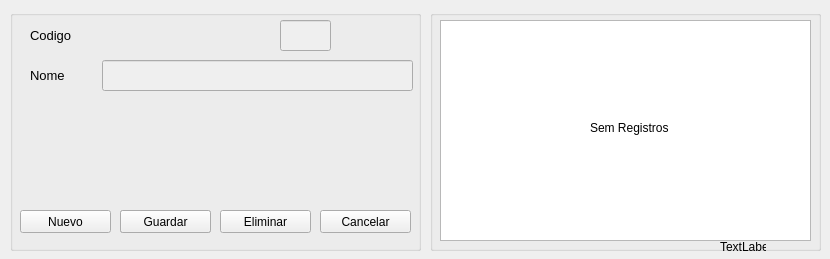
<?xml version="1.0" encoding="UTF-8"?>
<ui version="4.0">
 <class>frmbanco</class>
 <widget class="QWidget" name="frmbanco">
  <property name="geometry">
   <rect>
    <x>0</x>
    <y>0</y>
    <width>830</width>
    <height>259</height>
   </rect>
  </property>
  <property name="windowTitle">
   <string>Registro de Bancos</string>
  </property>
  <widget class="QGroupBox" name="groupBox">
   <property name="geometry">
    <rect>
     <x>10</x>
     <y>10</y>
     <width>411</width>
     <height>241</height>
    </rect>
   </property>
   <property name="title">
    <string/>
   </property>
   <widget class="QPushButton" name="btnnovo">
    <property name="geometry">
     <rect>
      <x>10</x>
      <y>200</y>
      <width>91</width>
      <height>23</height>
     </rect>
    </property>
    <property name="text">
     <string>Nuevo</string>
    </property>
   </widget>
   <widget class="QPushButton" name="btnguardar">
    <property name="geometry">
     <rect>
      <x>110</x>
      <y>200</y>
      <width>91</width>
      <height>23</height>
     </rect>
    </property>
    <property name="text">
     <string>Guardar</string>
    </property>
   </widget>
   <widget class="QPushButton" name="btneliminar">
    <property name="geometry">
     <rect>
      <x>210</x>
      <y>200</y>
      <width>91</width>
      <height>23</height>
     </rect>
    </property>
    <property name="text">
     <string>Eliminar</string>
    </property>
   </widget>
   <widget class="QPushButton" name="btneditar">
    <property name="geometry">
     <rect>
      <x>110</x>
      <y>200</y>
      <width>91</width>
      <height>23</height>
     </rect>
    </property>
    <property name="text">
     <string>Editar</string>
    </property>
   </widget>
   <widget class="QLineEdit" name="txtcod">
    <property name="enabled">
     <bool>false</bool>
    </property>
    <property name="geometry">
     <rect>
      <x>270</x>
      <y>10</y>
      <width>51</width>
      <height>31</height>
     </rect>
    </property>
    <property name="font">
     <font>
      <pointsize>10</pointsize>
     </font>
    </property>
   </widget>
   <widget class="QLineEdit" name="txtnombanco">
    <property name="enabled">
     <bool>false</bool>
    </property>
    <property name="geometry">
     <rect>
      <x>92</x>
      <y>50</y>
      <width>311</width>
      <height>31</height>
     </rect>
    </property>
    <property name="font">
     <font>
      <pointsize>10</pointsize>
     </font>
    </property>
    <property name="maxLength">
     <number>20</number>
    </property>
   </widget>
   <widget class="QLabel" name="label">
    <property name="geometry">
     <rect>
      <x>20</x>
      <y>10</y>
      <width>81</width>
      <height>31</height>
     </rect>
    </property>
    <property name="font">
     <font>
      <pointsize>10</pointsize>
     </font>
    </property>
    <property name="text">
     <string>Codigo</string>
    </property>
   </widget>
   <widget class="QLabel" name="label_2">
    <property name="geometry">
     <rect>
      <x>20</x>
      <y>50</y>
      <width>46</width>
      <height>31</height>
     </rect>
    </property>
    <property name="font">
     <font>
      <pointsize>10</pointsize>
     </font>
    </property>
    <property name="text">
     <string>Nome</string>
    </property>
   </widget>
   <widget class="QPushButton" name="btncancelar">
    <property name="geometry">
     <rect>
      <x>310</x>
      <y>200</y>
      <width>91</width>
      <height>23</height>
     </rect>
    </property>
    <property name="text">
     <string>Cancelar</string>
    </property>
   </widget>
   <zorder>btnnovo</zorder>
   <zorder>btneliminar</zorder>
   <zorder>btneditar</zorder>
   <zorder>txtcod</zorder>
   <zorder>txtnombanco</zorder>
   <zorder>label</zorder>
   <zorder>label_2</zorder>
   <zorder>btncancelar</zorder>
   <zorder>btnguardar</zorder>
  </widget>
  <widget class="QGroupBox" name="groupBox_2">
   <property name="geometry">
    <rect>
     <x>430</x>
     <y>10</y>
     <width>391</width>
     <height>241</height>
    </rect>
   </property>
   <property name="title">
    <string/>
   </property>
   <widget class="QTableWidget" name="tabla">
    <property name="geometry">
     <rect>
      <x>10</x>
      <y>10</y>
      <width>371</width>
      <height>221</height>
     </rect>
    </property>
    <property name="editTriggers">
     <set>QAbstractItemView::NoEditTriggers</set>
    </property>
    <property name="selectionBehavior">
     <enum>QAbstractItemView::SelectRows</enum>
    </property>
    <attribute name="verticalHeaderVisible">
     <bool>false</bool>
    </attribute>
   </widget>
   <widget class="QLabel" name="lblsinreg">
    <property name="geometry">
     <rect>
      <x>160</x>
      <y>110</y>
      <width>91</width>
      <height>16</height>
     </rect>
    </property>
    <property name="text">
     <string>Sem Registros</string>
    </property>
   </widget>
   <widget class="QLabel" name="lblindice">
    <property name="geometry">
     <rect>
      <x>290</x>
      <y>230</y>
      <width>46</width>
      <height>13</height>
     </rect>
    </property>
    <property name="text">
     <string>TextLabel</string>
    </property>
   </widget>
  </widget>
 </widget>
 <tabstops>
  <tabstop>txtcod</tabstop>
  <tabstop>btnnovo</tabstop>
  <tabstop>txtnombanco</tabstop>
  <tabstop>btneditar</tabstop>
  <tabstop>btnguardar</tabstop>
  <tabstop>btneliminar</tabstop>
  <tabstop>btncancelar</tabstop>
  <tabstop>tabla</tabstop>
 </tabstops>
 <resources/>
 <connections>
  <connection>
   <sender>tabla</sender>
   <signal>cellClicked(int,int)</signal>
   <receiver>lblindice</receiver>
   <slot>setNum(int)</slot>
   <hints>
    <hint type="sourcelabel">
     <x>636</x>
     <y>148</y>
    </hint>
    <hint type="destinationlabel">
     <x>648</x>
     <y>40</y>
    </hint>
   </hints>
  </connection>
 </connections>
</ui>
